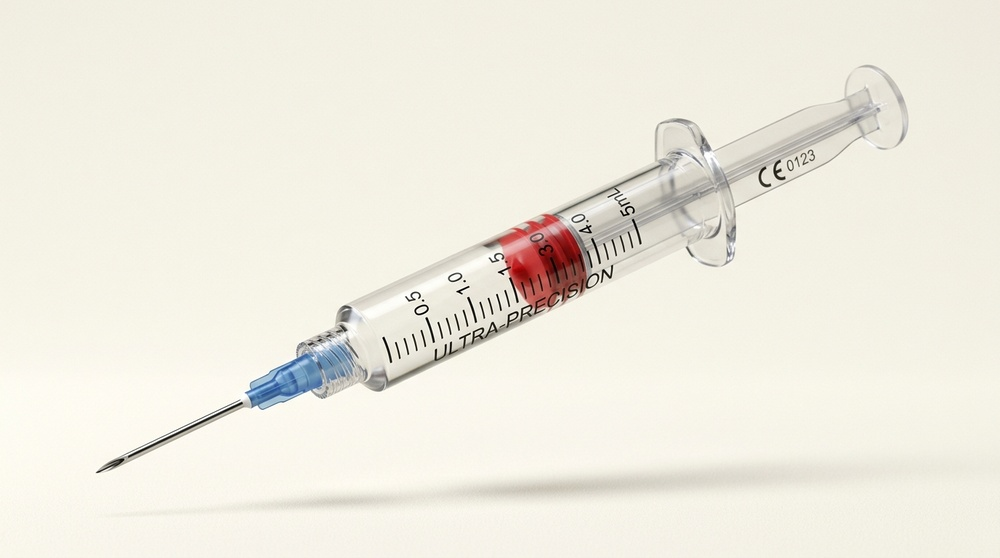
#> input picture assets/syringe_hero.jpg, 1000 x 558 px, shrunk from 1376 x 768 before the run, found by its file name
$ python process_images.py
#> lines starting #> are read from the running program, lines starting #| are printed output that depends on the picture; after the words box and inside, x2 and y2 are one past the last pixel; in counts of white or black regions, pixels touching at a corner belong together
import numpy as np
from PIL import Image

def extract_transparent_png(input_path, output_path, bg_color_est=None):
#> called with input_path = 'd:/3d/new2/assets/syringe_hero.jpg', output_path = 'd:/3d/new2/assets/syringe_hero.png'
    img = Image.open(input_path).convert("RGBA")
    data = np.array(img, dtype=np.float32)

    # Sample corner pixels to determine true background color
    corners = np.concatenate([
        data[:30, :30, :3].reshape(-1, 3),
        data[:30, -30:, :3].reshape(-1, 3),
        data[-30:, :30, :3].reshape(-1, 3),
        data[-30:, -30:, :3].reshape(-1, 3)
    ], axis=0)

    bg = np.median(corners, axis=0)
#> bg = [241, 239, 226]
    print(f"Detected background color for {input_path}: RGB {bg}")
#| Detected background color for d:/3d/new2/assets/syringe_hero.jpg: RGB [241. 239. 226.]

    rgb = data[:, :, :3]
    diff = np.sqrt(np.sum((rgb - bg) ** 2, axis=-1))

    # Thresholds for transparent background & smooth edge transition
    # Soft shadow preservation + syringe opacity
    alpha = np.zeros_like(diff)

    # Areas clearly distinct from background
    mask_solid = diff > 26.0
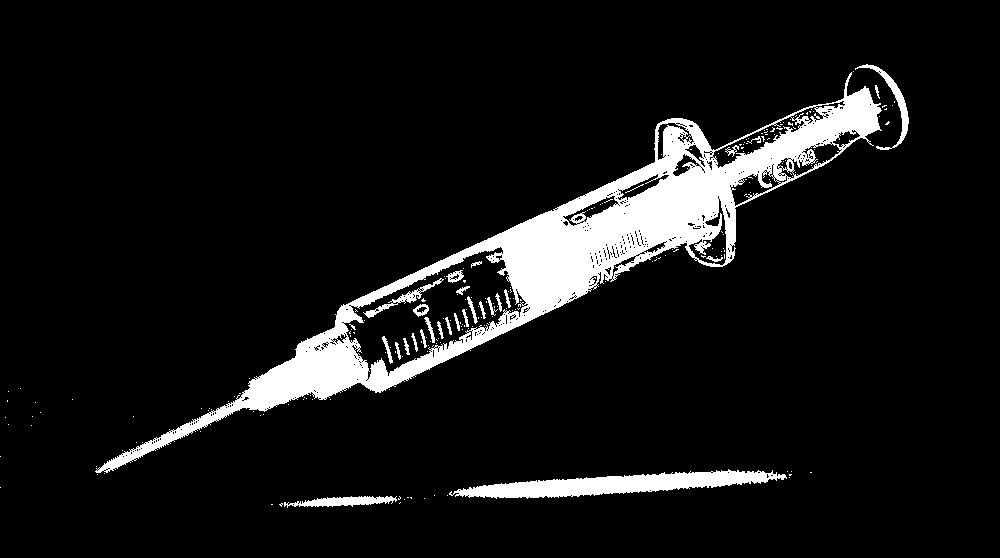
#> mask_solid: shape (558, 1000) bool; 8.4% white; 225 white regions (196 under 20 px), largest, box (x1, y1, x2, y2) and area: (95, 72, 882, 473) 38744, (449, 469, 787, 499) 4772, (284, 496, 397, 508) 739
    mask_feather = (diff >= 4.0) & (diff <= 26.0)
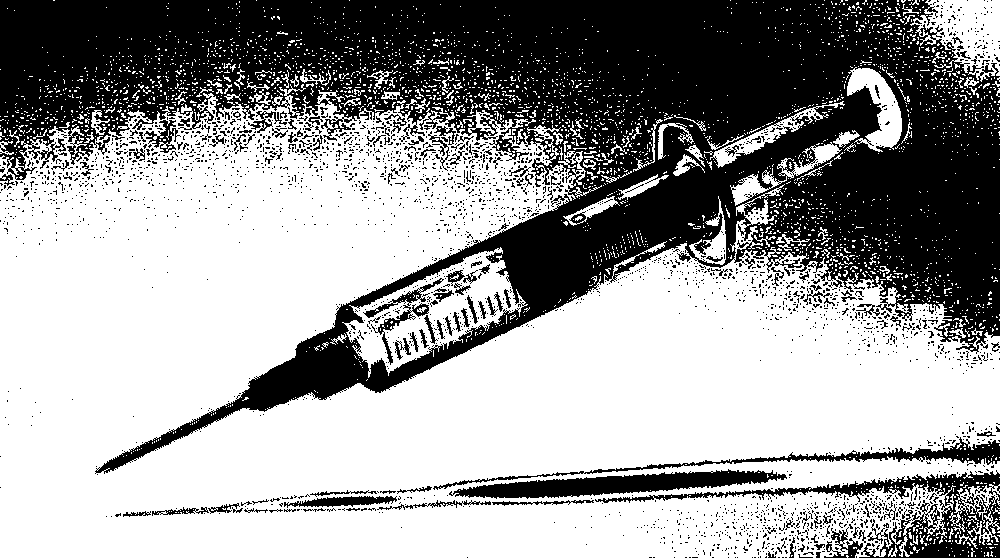
#> mask_feather: shape (558, 1000) bool; 60.8% white; 2767 black regions (2624 under 20 px), largest, box (x1, y1, x2, y2) and area: (0, 0, 1000, 474) 185830, (595, 470, 1000, 558) 7094, (449, 469, 787, 499) 4772

    alpha[mask_solid] = 255.0
    alpha[mask_feather] = (diff[mask_feather] - 4.0) / (26.0 - 4.0) * 255.0
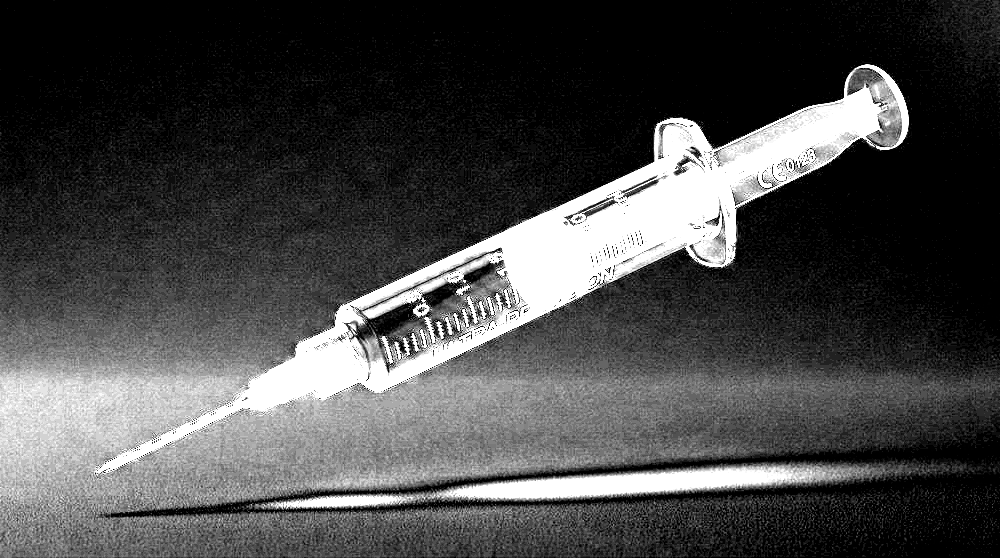
#> alpha: shape (558, 1000) float32; min 0, max 255, mean 71.7

    # Adjust RGB to remove background tint at edges
    # For translucent plastic / shadow
    out_data = np.zeros_like(data, dtype=np.uint8)
    out_data[:, :, :3] = np.clip(rgb, 0, 255).astype(np.uint8)
    out_data[:, :, 3] = np.clip(alpha, 0, 255).astype(np.uint8)

    result = Image.fromarray(out_data, "RGBA")
    result.save(output_path, "PNG")
    print(f"Saved transparent PNG to {output_path}")

extract_transparent_png("d:/3d/new2/assets/syringe_hero.jpg", "d:/3d/new2/assets/syringe_hero.png")
extract_transparent_png("d:/3d/new2/assets/syringe_side.jpg", "d:/3d/new2/assets/syringe_side.png")
#> call 2 of extract_transparent_png, with input_path = 'd:/3d/new2/assets/syringe_side.jpg', output_path = 'd:/3d/new2/assets/syringe_side.png'
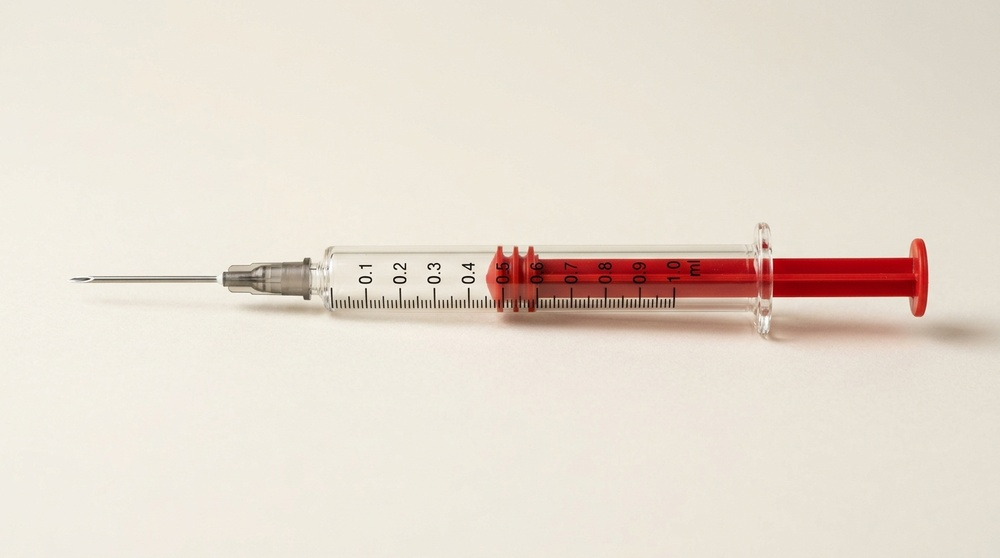
#> input picture assets/syringe_side.jpg, 1000 x 558 px, shrunk from 1376 x 768 before the run, found by its file name
#> in extract_transparent_png (call 2), `bg = np.median(corners, axis=0)`: bg = [232.5, 227.5, 216]
#| Detected background color for d:/3d/new2/assets/syringe_side.jpg: RGB [232.5 227.5 216. ]
#> in extract_transparent_png (call 2), `mask_solid = diff > 26.0`: mask_solid: shape (558, 1000) bool; 9.1% white; 239 white regions (224 under 20 px), largest, box (x1, y1, x2, y2) and area: (69, 236, 1000, 354) 48736, (968, 0, 1000, 53) 805, (758, 222, 771, 236) 110
#> in extract_transparent_png (call 2), `mask_feather = (diff >= 4.0) & (diff <= 26.0)`:
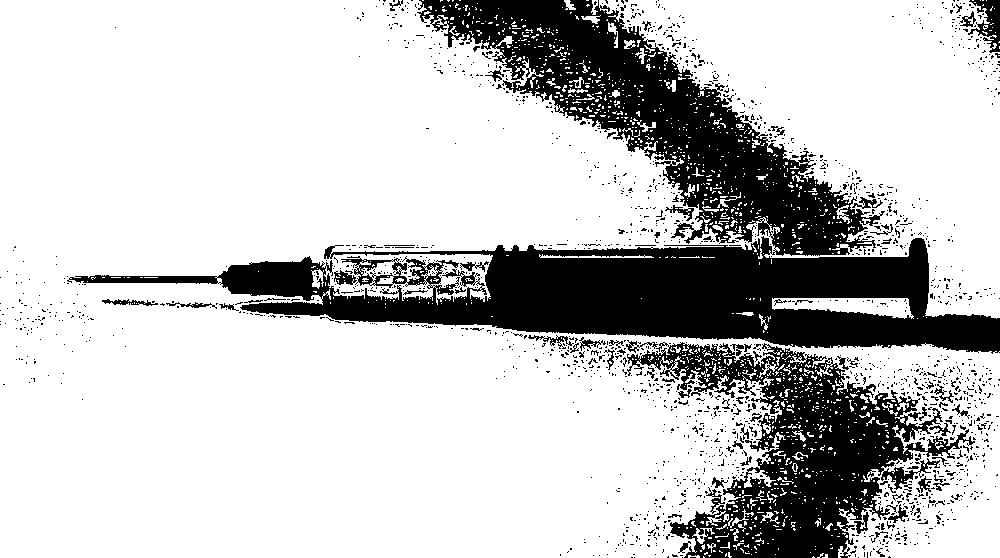
#> mask_feather: shape (558, 1000) bool; 77.4% white; 1776 black regions (1685 under 20 px), largest, box (x1, y1, x2, y2) and area: (67, 0, 1000, 354) 86605, (627, 342, 975, 558) 27999, (968, 0, 1000, 53) 805
#> in extract_transparent_png (call 2), `alpha[mask_feather] = (diff[mask_feather] - 4.0) / (26.0 - 4.0) * 255.0`:
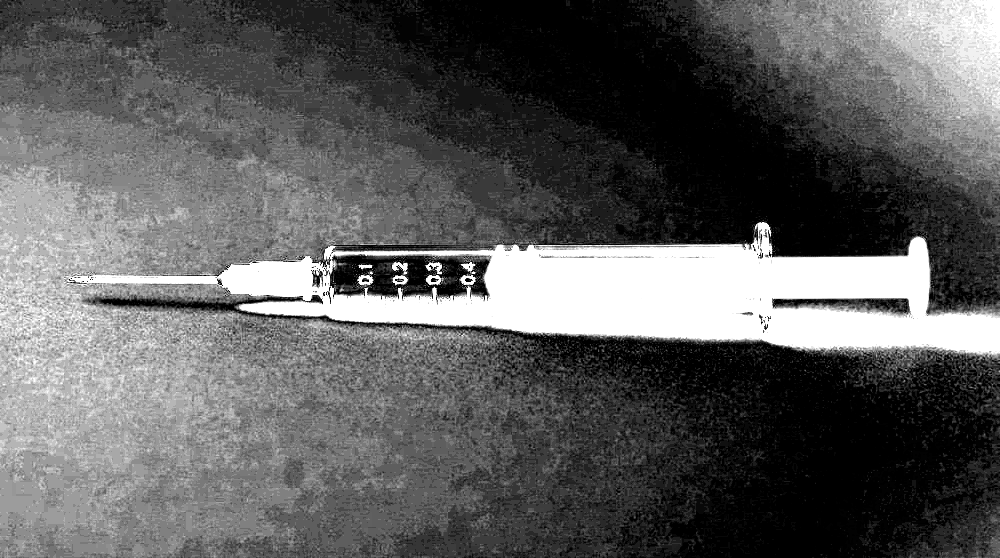
#> alpha: shape (558, 1000) float32; min 0, max 255, mean 94.5
#> in extract_transparent_png (call 2), `out_data[:, :, 3] = np.clip(alpha, 0, 255).astype(np.uint8)`:
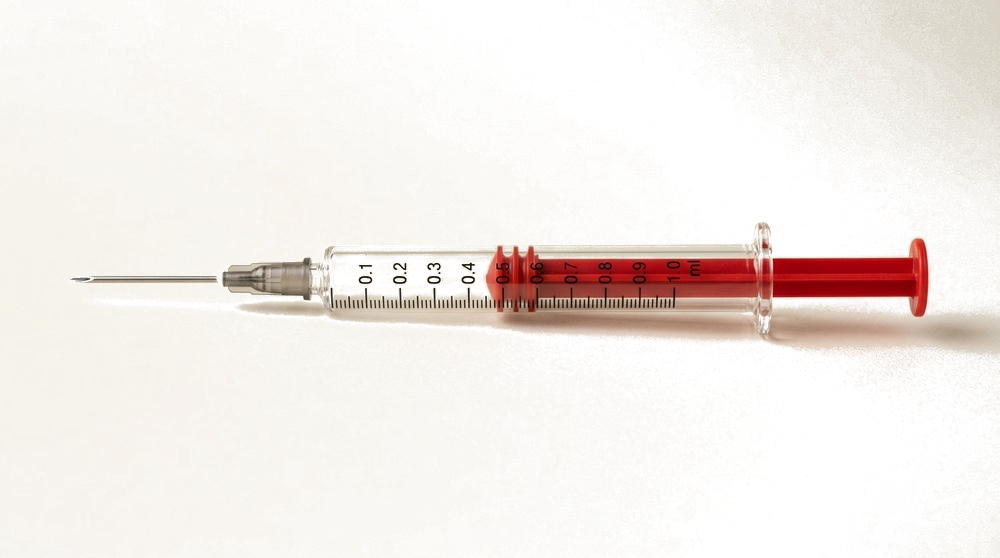
#> out_data: shape (558, 1000, 4); mean R, G, B, A 231.1, 220.9, 209.1, 94.2; transparent parts drawn white
